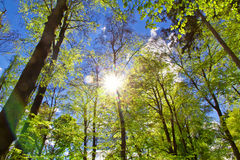
//> input picture houghzonghe/houghzonghe/1.jpg, 240 x 160 px
$ ./houghzonghe   (built with g++ and OpenCV 4)
//> lines starting //> are read from the running program, lines starting //| are printed output that depends on the picture
// houghzonghe.cpp : 此文件包含 "main" 函数。程序执行将在此处开始并结束。
//

#include <iostream>
#include <opencv2/opencv.hpp>
#include <opencv2/highgui/highgui.hpp>
#include <opencv2/imgproc/imgproc.hpp>
using namespace std;
using namespace cv;

Mat g_srcImage, g_dstImage, g_midImage;//原始图、中间图和效果图
vector<Vec4i> g_lines;//定义一个矢量结构g_lines用于存放得到的线段矢量集合
//变量接收的TrackBar位置参数
int g_nthreshold = 100;

static void on_HoughLines(int, void*);//回调函数
static void ShowHelpText();

int main()
{
	//改变console字体颜色
	system("color 4F");

	ShowHelpText();

	//载入原始图和Mat变量定义
	Mat g_srcImage = imread("1.jpg");  //工程目录下应该有一张名为1.jpg的素材图
//> g_srcImage is the input picture: 160 rows x 240 cols, CV_8UC3; mean B, G, R 86.8, 123, 112.8

	//显示原始图
	imshow("【原始图】", g_srcImage);

	//创建滚动条
	namedWindow("【效果图】", 1);
	createTrackbar("值", "【效果图】", &g_nthreshold, 200, on_HoughLines);

	//进行边缘检测和转化为灰度图
	Canny(g_srcImage, g_midImage, 50, 200, 3);//进行一次canny边缘检测
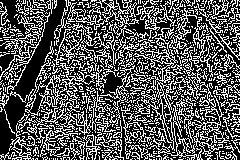
//> g_midImage: 160 rows x 240 cols, CV_8UC1; 34.3% white in thin lines or dots
	cvtColor(g_midImage, g_dstImage, COLOR_GRAY2BGR);//转化边缘检测后的图为灰度图
//> g_dstImage: 160 rows x 240 cols, CV_8UC3; 34.3% white in thin lines or dots

	//调用一次回调函数，调用一次HoughLinesP函数
	on_HoughLines(g_nthreshold, 0);
	HoughLinesP(g_midImage, g_lines, 1, CV_PI / 180, 80, 50, 10);

	//显示效果图
	imshow("【效果图】", g_dstImage);


	waitKey(0);

	return 0;

}

static void on_HoughLines(int, void*)
{
	//定义局部变量储存全局变量
	Mat dstImage = g_dstImage.clone();
	Mat midImage = g_midImage.clone();

	//调用HoughLinesP函数
	vector<Vec4i> mylines;
	HoughLinesP(midImage, mylines, 1, CV_PI / 180, g_nthreshold + 1, 50, 10);
//> mylines = 42 lines (x1, y1, x2, y2), first 8: [28, 159, 187, 0], [71, 159, 228, 2], [51, 155, 206, 0], [82, 158, 239, 1], [20, 159, 178, 1], [13, 156, 169, 0], [86, 158, 239, 5], [54, 1, 208, 155]

	//循环遍历绘制每一条线段
	for (size_t i = 0; i < mylines.size(); i++)
	{
		Vec4i l = mylines[i];
		line(dstImage, Point(l[0], l[1]), Point(l[2], l[3]), Scalar(23, 180, 55), 1, LINE_AA);
	}
//> this loop made 42 passes
//> l on passes 1 to 12: [28, 159, 187, 0], [71, 159, 228, 2], [51, 155, 206, 0], [82, 158, 239, 1], [20, 159, 178, 1], [13, 156, 169, 0], [86, 158, 239, 5], [54, 1, 208, 155], [55, 159, 184, 30], [66, 0, 222, 156], [50, 153, 203, 0], [89, 158, 237, 10]
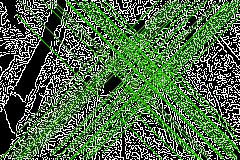
//> dstImage: 160 rows x 240 cols, CV_8UC3; mean B, G, R 70.5, 105.8, 77.6
//> in main, `HoughLinesP(g_midImage, g_lines, 1, CV_PI / 180, 80, 50, 10);`: g_lines = 72 lines (x1, y1, x2, y2), first 8: [51, 155, 206, 0], [28, 159, 187, 0], [78, 102, 178, 2], [71, 159, 228, 2], [86, 158, 239, 5], [63, 20, 202, 159], [90, 2, 239, 151], [69, 158, 223, 4]
	//显示图像
	imshow("【效果图】", dstImage);
}

static void ShowHelpText()
{
	printf("\n\n\t\t\t   当前使用的OpenCV版本为：" CV_VERSION);
	printf("\n\n  ----------------------------------------------------------------------------\n");

	//输出一些帮助信息
	printf("\n\n\n\t请调整滚动条观察图像效果~\n\n");


}
// 运行程序: Ctrl + F5 或调试 >“开始执行(不调试)”菜单
// 调试程序: F5 或调试 >“开始调试”菜单

// 入门使用技巧:
//   1. 使用解决方案资源管理器窗口添加/管理文件
//   2. 使用团队资源管理器窗口连接到源代码管理
//   3. 使用输出窗口查看生成输出和其他消息
//   4. 使用错误列表窗口查看错误
//   5. 转到“项目”>“添加新项”以创建新的代码文件，或转到“项目”>“添加现有项”以将现有代码文件添加到项目
//   6. 将来，若要再次打开此项目，请转到“文件”>“打开”>“项目”并选择 .sln 文件
